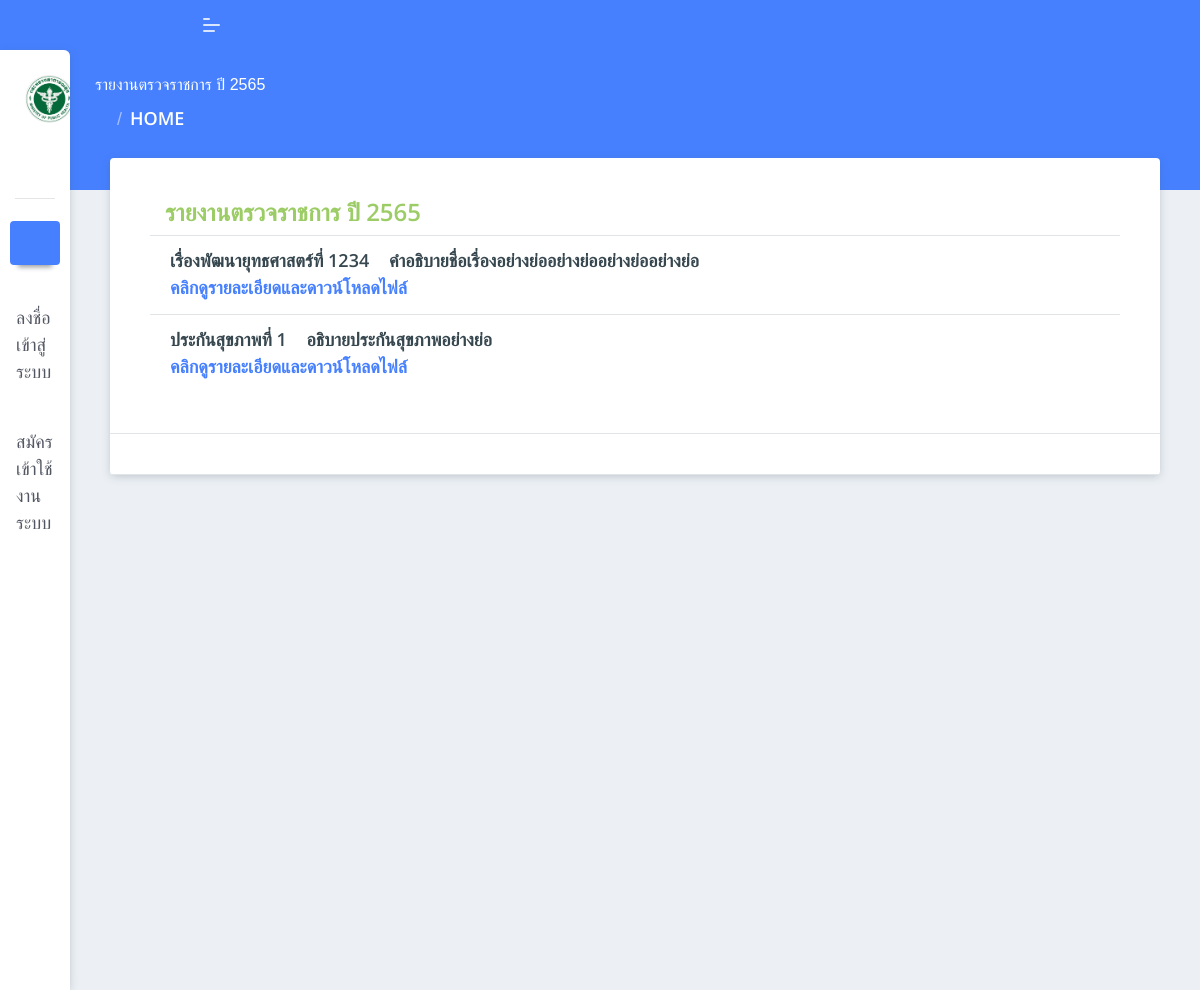
The page / on the database its author committed.
### main/models.py (models this page shows, shortened)
class Document(models.Model):
    title = models.CharField(max_length=150)
    section = models.ForeignKey(Sectionlist,default=1 ,on_delete=models.CASCADE)
    shortnote = models.CharField(max_length=150)
    content = RichTextUploadingField(blank=True, null=True)
    image = models.ImageField(default='document.png', upload_to='document_image')
    uploadfile = models.FileField('Document',upload_to='document_file')
    user = models.ForeignKey(User, on_delete=models.CASCADE, null=True)
    create_date = models.DateTimeField(auto_now_add=True)
    update_date = models.DateTimeField(auto_now=True)

### main/views.py (the view)
# urls.py: 2. Add a URL to urlpatterns:  path('', views.home, name='home')
class home(ListView):
    model = Document
    template_name = 'main/home.html'
    context_object_name = 'document'
    paginate_by = 5

### main/templates/main/home.html (shortened to what this page needs)
{% extends 'main/base.html' %}
{% load static %}
{% block content %}
<div class="pcoded-main-container">
    <div class="pcoded-content">
        <div class="page-header">
            <div class="page-block">
                <div class="row align-items-center">
                    <div class="col-md-12">
                        <div class="page-header-title">
                            <h5 class="m-b-10">รายงานตรวจราชการ ปี 2565</h5>
                        </div>
                        <ul class="breadcrumb">
                            <li class="breadcrumb-item"><a href="{% url 'home' %}"><i class="feather icon-home"></i></a></li>
                            <li class="breadcrumb-item"><a href="{% url 'home' %}">HOME</a></li>
                        </ul>
                    </div>
                </div>
            </div>
        </div>
        <div class="row">
            <div class="col-lg-12 col-md-12">
            <div class="col-lg-12 col-md-12">
                <div class="row">
                    <div class="col-sm-12">
                        <div class="card">
                            <div class="card-header">
                                <div class="card-body">
                                    <div class="col-12">
                                        <h4 class="text-c-green">รายงานตรวจราชการ ปี 2565</h4>
                                    </div>
                                    {% for item in document %}
                                        <div class="card-footer">
                                            <h5 class="mb-0">{{item.title}}</h5>
                                            <h5>&nbsp;{{item.shortnote}}</h5><br/>
                                            <h5><a href=" {% url 'document-detail' item.pk %} ">คลิกดูรายละเอียดและดาวน์โหลดไฟล์</button></h5>
                                        </div>
                                    {% endfor %}
                                </div>
                            </div>
                            <div class="row">
                                <div class="col-sm-12">
                                            <div class="card-header">
                                            </div>
                                </div>
                            </div>
                        </div>
                    </div>
                </div>
            </div>
            </div>
        </div>
    </div>
</div>
{% endblock content %}

### rows shown on the page
Document: title "เรื่องพัฒนายุทธศาสตร์ที่ 1234", shortnote "คำอธิบายชื่อเรื่องอย่างย่ออย่างย่ออย่างย่ออย่างย่อ"
Document: title "ประกันสุขภาพที่ 1", shortnote "อธิบายประกันสุขภาพอย่างย่อ"
